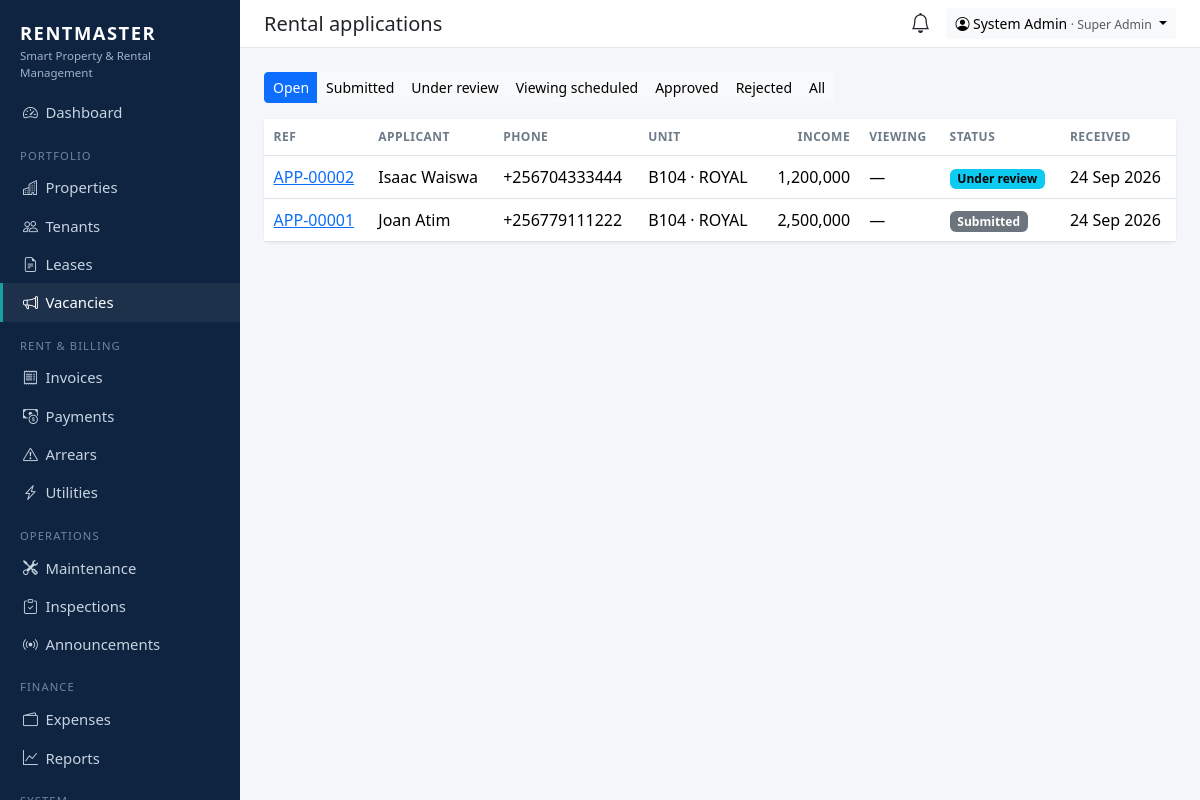
Page /vacancies/applications/ (signed in) on the committed database.
### apps/accounts/models.py (models this page shows, shortened)
class User(AbstractUser):
    role = models.CharField(max_length=20, choices=Role.choices, default=Role.TENANT)
    phone = models.CharField(max_length=20, blank=True)
    totp_secret = models.CharField(max_length=64, blank=True, editable=False)
    totp_enabled = models.BooleanField("Two-factor authentication", default=False, editable=False)
    def __str__(self):
        return self.get_full_name() or self.username

### apps/vacancies/models.py (models this page shows, shortened)
class Application(models.Model):
    class Status(models.TextChoices):
        SUBMITTED = "SUBMITTED", "Submitted"
        UNDER_REVIEW = "UNDER_REVIEW", "Under review"
        VIEWING = "VIEWING", "Viewing scheduled"
        APPROVED = "APPROVED", "Approved"
        REJECTED = "REJECTED", "Rejected"
    reference = models.CharField(max_length=20, unique=True, editable=False)
    listing = models.ForeignKey(Listing, on_delete=models.CASCADE, related_name="applications")
    full_name = models.CharField(max_length=150)
    phone = models.CharField(max_length=20)
    email = models.EmailField(blank=True)
    national_id = models.CharField("National ID / Passport No.", max_length=40, blank=True)
    occupation = models.CharField(max_length=100, blank=True)
    employer = models.CharField(max_length=150, blank=True)
    monthly_income = models.DecimalField(max_digits=12, decimal_places=0, null=True, blank=True)
    household_size = models.PositiveSmallIntegerField(default=1)
    preferred_move_in = models.DateField(null=True, blank=True)
    message = models.TextField(blank=True)
    status = models.CharField(max_length=15, choices=Status.choices, default=Status.SUBMITTED)
    viewing_at = models.DateTimeField(null=True, blank=True)
    screening_notes = models.TextField(blank=True, help_text="Internal: references, ID check, previous landlord...")
    reviewed_by = models.ForeignKey(settings.AUTH_USER_MODEL, null=True, blank=True, on_delete=models.SET_NULL, editable=False)
    tenant = models.ForeignKey("tenants.Tenant", null=True, blank=True, on_delete=models.SET_NULL, editable=False)
    created_at = models.DateTimeField(auto_now_add=True)
    class Meta:
        ordering = ["-created_at"]

class Listing(models.Model):
    unit = models.ForeignKey(Unit, on_delete=models.CASCADE, related_name="listings")
    title = models.CharField(max_length=150)
    description = models.TextField(blank=True)
    monthly_rent = models.DecimalField(max_digits=12, decimal_places=0)
    available_from = models.DateField(default=date.today)
    is_published = models.BooleanField(default=True)
    created_by = models.ForeignKey(settings.AUTH_USER_MODEL, null=True, on_delete=models.SET_NULL, editable=False)
    created_at = models.DateTimeField(auto_now_add=True)
    class Meta:
        ordering = ["-created_at"]

### apps/properties/models.py (models this page shows, shortened)
class Unit(models.Model):
    class Type(models.TextChoices):
        SINGLE = "SINGLE", "Single room"
        DOUBLE = "DOUBLE", "Double room"
        STUDIO = "STUDIO", "Studio"
        ONE_BED = "1BR", "1 bedroom"
        TWO_BED = "2BR", "2 bedroom"
        THREE_BED = "3BR", "3 bedroom"
        SHOP = "SHOP", "Shop"
        OFFICE = "OFFICE", "Office"
    class Status(models.TextChoices):
        AVAILABLE = "AVAILABLE", "Available"
        RESERVED = "RESERVED", "Reserved"
        OCCUPIED = "OCCUPIED", "Occupied"
        MAINTENANCE = "MAINTENANCE", "Under maintenance"
        VACANT = "VACANT", "Vacant"
    building = models.ForeignKey(Building, on_delete=models.CASCADE, related_name="units")
    number = models.CharField(max_length=20)
    unit_type = models.CharField(max_length=10, choices=Type.choices, default=Type.ONE_BED)
    monthly_rent = models.DecimalField(max_digits=12, decimal_places=0)
    security_deposit = models.DecimalField(max_digits=12, decimal_places=0, default=0)
    status = models.CharField(max_length=15, choices=Status.choices, default=Status.AVAILABLE)
    electricity_meter = models.CharField(max_length=40, blank=True)
    water_meter = models.CharField(max_length=40, blank=True)
    photo = models.FileField(upload_to="units/", blank=True, validators=[IMAGE_EXTS])
    notes = models.TextField(blank=True)
    class Meta:
        ordering = ["building", "number"]
        unique_together = [("building", "number")]
    property = property(lambda self: self.building.property)

class Building(models.Model):
    property = models.ForeignKey(Property, on_delete=models.CASCADE, related_name="buildings")
    name = models.CharField(max_length=100, help_text="e.g. Block A")
    floors = models.PositiveSmallIntegerField(default=1)
    class Meta:
        ordering = ["property", "name"]
        unique_together = [("property", "name")]

class Property(models.Model):
    class Type(models.TextChoices):
        APARTMENT = "APARTMENT", "Apartment block"
        HOUSE = "HOUSE", "Houses / estate"
        COMMERCIAL = "COMMERCIAL", "Commercial"
        MIXED = "MIXED", "Mixed use"
        HOSTEL = "HOSTEL", "Hostel"
    class Status(models.TextChoices):
        ACTIVE = "ACTIVE", "Active"
        INACTIVE = "INACTIVE", "Inactive"
        UNDER_CONSTRUCTION = "UNDER_CONSTRUCTION", "Under construction"
    name = models.CharField(max_length=150)
    code = models.CharField(max_length=20, unique=True, help_text="Short code, e.g. ROYAL")
    property_type = models.CharField(max_length=20, choices=Type.choices, default=Type.APARTMENT)
    location = models.CharField(max_length=200)
    latitude = models.DecimalField(max_digits=9, decimal_places=6, null=True, blank=True)
    longitude = models.DecimalField(max_digits=9, decimal_places=6, null=True, blank=True)
    owner = models.ForeignKey(
        settings.AUTH_USER_MODEL, on_delete=models.PROTECT, related_name="owned_properties",
        limit_choices_to={"role": "OWNER"},
    )
    managers = models.ManyToManyField(
        settings.AUTH_USER_MODEL, blank=True, related_name="managed_properties",
        limit_choices_to={"role__in": ["MANAGER", "CARETAKER"]},
        help_text="Managers and caretakers who can work on this property.",
    )
    photo = models.FileField(upload_to="properties/", blank=True, validators=[IMAGE_EXTS])
    status = models.CharField(max_length=20, choices=Status.choices, default=Status.ACTIVE)
    notes = models.TextField(blank=True)
    created_at = models.DateTimeField(auto_now_add=True)
    class Meta:
        ordering = ["name"]
        verbose_name_plural = "properties"

### apps/vacancies/views.py (the view)
# urls.py: path("applications/", views.application_list, name="application_list"),
@role_required(*VIEW)
def application_list(request):
    apps = _applications_for(request.user)
    status = request.GET.get("status", "OPEN")
    if status == "OPEN":
        apps = apps.filter(status__in=OPEN)
    elif status:
        apps = apps.filter(status=status)
    return render(request, "vacancies/application_list.html", {
        "applications": apps, "status": status,
        "statuses": [("OPEN", "Open")] + Application.Status.choices,
    })

### apps/accounts/permissions.py (called while the page is built)
def role_required(*roles):
    def decorator(view):
        @wraps(view)
        def wrapped(request, *args, **kwargs):
            if not request.user.is_authenticated:
                from django.contrib.auth.views import redirect_to_login
                return redirect_to_login(request.get_full_path())
            if request.user.role not in roles:
                raise PermissionDenied
            return view(request, *args, **kwargs)
        return wrapped
    return decorator

### apps/core/scoping.py (called while the page is built)
def properties_for(user):
    from apps.properties.models import Property
    qs = Property.objects.all()
    if user.role in ALL_ACCESS:
        return qs
    if user.role == Role.OWNER:
        return qs.filter(owner=user)
    if user.role in (Role.MANAGER, Role.CARETAKER):
        return qs.filter(managers=user)
    return qs.none()

### apps/core/templatetags/rm.py (called while the page is built)
@register.filter
def num(value):
    try:
        return f"{int(value or 0):,}"
    except (TypeError, ValueError):
        return value

@register.simple_tag
def badge(value, label=None):
    return format_html('<span class="badge text-bg-{}">{}</span>', BADGES.get(value, "secondary"), label or value)

### apps/vacancies/views.py (called while the page is built)
def _listings_for(user):
    return Listing.objects.filter(unit__building__property__in=properties_for(user)).select_related("unit__building__property")

def _applications_for(user):
    return Application.objects.filter(listing__in=_listings_for(user)).select_related("listing__unit__building__property")

### templates/vacancies/application_list.html
{% extends "base.html" %}{% load rm %}
{% block heading %}Rental applications{% endblock %}
{% block content %}
<div class="btn-group btn-group-sm flex-wrap mb-3">
  {% for v, l in statuses %}<a class="btn {% if v == status %}btn-primary{% else %}btn-light{% endif %}" href="?status={{ v }}">{{ l }}</a>{% endfor %}
  <a class="btn {% if not status %}btn-primary{% else %}btn-light{% endif %}" href="?status=">All</a>
</div>
<div class="card"><div class="card-body p-0">
  <table class="table table-hover mb-0">
    <thead><tr><th>Ref</th><th>Applicant</th><th>Phone</th><th>Unit</th><th class="text-end">Income</th><th>Viewing</th><th>Status</th><th>Received</th></tr></thead>
    {% for a in applications %}
      <tr><td><a href="{% url 'vacancies:application_detail' a.pk %}">{{ a.reference }}</a></td><td>{{ a.full_name }}</td><td>{{ a.phone }}</td>
        <td>{{ a.listing.unit.number }} · {{ a.listing.unit.building.property.code }}</td>
        <td class="text-end">{% if a.monthly_income %}{{ a.monthly_income|num }}{% else %}—{% endif %}</td>
        <td>{{ a.viewing_at|date:"d M H:i"|default:"—" }}</td><td>{% badge a.status a.get_status_display %}</td><td>{{ a.created_at|date:"d M Y" }}</td></tr>
    {% empty %}<tr><td colspan="8" class="text-muted p-3">No applications.</td></tr>{% endfor %}
  </table>
</div></div>
{% endblock %}

### templates/base.html (shortened to what this page needs)
<!doctype html>
<html lang="en">
<head>
  <link href="https://cdn.jsdelivr.net/npm/bootstrap@5.3.3/dist/css/bootstrap.min.css" rel="stylesheet">
  <link href="https://cdn.jsdelivr.net/npm/bootstrap-icons@1.11.3/font/bootstrap-icons.min.css" rel="stylesheet">
</head>
<body>
{% if user.is_authenticated %}
{% with p=request.path %}
<nav class="rm-sidebar">
  <div class="brand">RENTMASTER<small>Smart Property &amp; Rental Management</small></div>
  <ul class="nav flex-column mt-2">
    <li><a class="nav-link {% if p == '/' %}active{% endif %}" href="{% url 'dashboard' %}"><i class="bi bi-speedometer2"></i>Dashboard</a></li>
    {% if nav.properties %}
    <li class="section">Portfolio</li>
    <li><a class="nav-link {% if '/properties/' in p %}active{% endif %}" href="{% url 'properties:list' %}"><i class="bi bi-buildings"></i>Properties</a></li>
    <li><a class="nav-link {% if p == '/tenants/' or '/tenants/new' in p %}active{% endif %}" href="{% url 'tenants:list' %}"><i class="bi bi-people"></i>Tenants</a></li>
    <li><a class="nav-link {% if '/leases/' in p %}active{% endif %}" href="{% url 'tenants:lease_list' %}"><i class="bi bi-file-earmark-text"></i>Leases</a></li>
    {% endif %}
    {% if nav.vacancies %}<li><a class="nav-link {% if '/vacancies/' in p %}active{% endif %}" href="{% url 'vacancies:listing_list' %}"><i class="bi bi-megaphone"></i>Vacancies</a></li>{% endif %}
    {% if nav.billing %}
    <li class="section">{% if nav.is_tenant %}My account{% else %}Rent &amp; billing{% endif %}</li>
    <li><a class="nav-link {% if '/invoices/' in p %}active{% endif %}" href="{% url 'billing:invoice_list' %}"><i class="bi bi-receipt"></i>Invoices</a></li>
    <li><a class="nav-link {% if '/payments/' in p %}active{% endif %}" href="{% url 'billing:payment_list' %}"><i class="bi bi-cash-coin"></i>Payments</a></li>
    {% endif %}
    {% if nav.arrears %}<li><a class="nav-link {% if '/arrears/' in p %}active{% endif %}" href="{% url 'billing:arrears' %}"><i class="bi bi-exclamation-triangle"></i>Arrears</a></li>{% endif %}
    {% if nav.utilities %}<li><a class="nav-link {% if '/utilities/' in p %}active{% endif %}" href="{% url 'billing:utility_list' %}"><i class="bi bi-lightning-charge"></i>Utilities</a></li>{% endif %}
    <li class="section">Operations</li>
    <li><a class="nav-link {% if '/maintenance/' in p %}active{% endif %}" href="{% url 'maintenance:list' %}"><i class="bi bi-tools"></i>Maintenance</a></li>
    {% if nav.inspections %}<li><a class="nav-link {% if '/inspections/' in p %}active{% endif %}" href="{% url 'inspections:list' %}"><i class="bi bi-clipboard-check"></i>Inspections</a></li>{% endif %}
    {% if nav.announce %}<li><a class="nav-link {% if '/announcements/' in p %}active{% endif %}" href="{% url 'announcement' %}"><i class="bi bi-broadcast"></i>Announcements</a></li>{% endif %}
    {% if nav.finance %}
    <li class="section">Finance</li>
    <li><a class="nav-link {% if '/expenses/' in p %}active{% endif %}" href="{% url 'finance:expense_list' %}"><i class="bi bi-wallet2"></i>Expenses</a></li>
    <li><a class="nav-link {% if '/reports/' in p %}active{% endif %}" href="{% url 'finance:report' %}"><i class="bi bi-graph-up"></i>Reports</a></li>
    {% endif %}
    {% if nav.audit or nav.admin %}<li class="section">System</li>{% endif %}
  </ul>
</nav>
<div class="rm-main">
  <div class="rm-topbar d-flex align-items-center justify-content-between px-4 py-2 no-print">
    <h1 class="h5 mb-0">{% block heading %}{% endblock %}</h1>
    <div class="d-flex align-items-center gap-3">
      <a href="{% url 'notifications' %}" class="position-relative text-body" title="Notifications">
        <i class="bi bi-bell fs-5"></i>
      </a>
      <div class="dropdown">
        <button class="btn btn-sm btn-light dropdown-toggle" data-bs-toggle="dropdown">
          <i class="bi bi-person-circle"></i> {{ user }} <span class="text-muted small">· {{ user.get_role_display }}</span>
        </button>
      </div>
    </div>
  </div>
  <main class="p-4">
    {% block content %}{% endblock %}
  </main>
</div>
{% endwith %}
{% else %}
  {% block public %}{% endblock %}
{% endif %}
</body>
</html>

### templates/base.html (style rules this page uses)
:root { --rm-navy: #0f2440; --rm-accent: #18a0a0; }
body { background: #f4f6f9; }
.rm-sidebar { background: var(--rm-navy); min-height: 100vh; width: 240px; position: fixed; top: 0; left: 0; overflow-y: auto; z-index: 1030; }
.rm-sidebar .brand { color: #fff; font-weight: 800; letter-spacing: .08em; padding: 1.2rem 1.25rem .25rem; font-size: 1.15rem; }
.rm-sidebar .brand small { display:block; font-weight: 400; letter-spacing: 0; color: #9fb3c8; font-size: .72rem; }
.rm-sidebar .nav-link { color: #c7d3e0; padding: .5rem 1.25rem; border-left: 3px solid transparent; font-size: .93rem; }
.rm-sidebar .nav-link i { width: 1.4rem; display: inline-block; }
.rm-sidebar .nav-link:hover, .rm-sidebar .nav-link.active { color: #fff; background: rgba(255,255,255,.06); border-left-color: var(--rm-accent); }
.rm-sidebar .section { color: #6f86a0; font-size: .7rem; text-transform: uppercase; letter-spacing: .1em; padding: 1rem 1.25rem .25rem; }
.rm-main { margin-left: 240px; }
.rm-topbar { background: #fff; border-bottom: 1px solid #e3e8ef; }
.card { border: 0; box-shadow: 0 1px 3px rgba(15,36,64,.08); }
.table > :not(caption) > * > * { padding: .55rem .6rem; }
.table thead th { font-size: .75rem; text-transform: uppercase; color: #6c7a89; letter-spacing: .04em; }

### rows in the picture
User: first_name+last_name "System Admin", role "Super Admin"
Application: reference "APP-00002", full_name "Isaac Waiswa", phone "+256704333444", listing.unit.number "B104", listing.unit.building.property.code "ROYAL", monthly_income|num "1,200,000", viewing_at "—", status "Under review", created_at "24 Sep 2026"
Application: reference "APP-00001", full_name "Joan Atim", phone "+256779111222", listing.unit.number "B104", listing.unit.building.property.code "ROYAL", monthly_income|num "2,500,000", viewing_at "—", status "Submitted", created_at "24 Sep 2026"

### other values in the picture
{{ l }} "Open" "Submitted" "Under review" "Viewing scheduled" "Approved" "Rejected"
